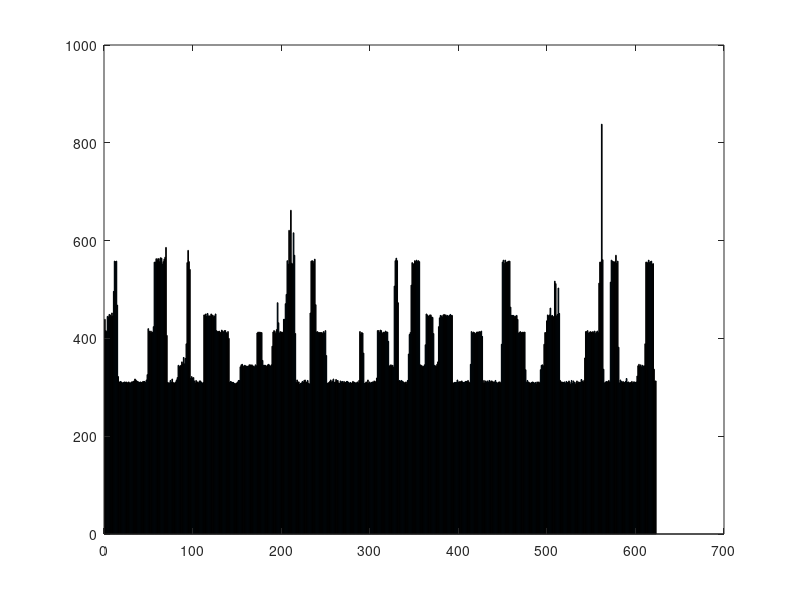

Reproduce this figure in MATLAB. (Note: this script raises an error after producing the figure.)
%%
% Diktya 1 Doinakis Michalis 9292
% e-mail: doinakis@ece.auth.gr
%%
clc
clear
close all
%%
% Request Codes
echo = "E4360.";
ack = "Q7000,";
nack = "R7611.";
%%
% Produces graph G1 with the response times in milliseconds for a 4 minute
% experiment
%%
echoExperiment = importdata("echoExperiment.csv");
G1 = figure;
bar(echoExperiment);
g1Title = "G1: Echo Request Code: " + echo + newline + "Echo Packet experiment started: 2021-03-26 at 20:47:50 EET" + ...
    newline + "Echo Packet experiment ended: 2021-03-26 at 20:51:50 EET.";
title(g1Title);
ylabel("Response time (in milliseconds)");
xlabel("Packet");
saveas(G1,"G1.jpg");
%%
% Produces graph G2 with the response times in milliseconds for a 4 minute
% experiment (Automatic Repeat Request)
arqResponseTimes = importdata("arqResponseTimes.csv");
G2 = figure;
bar(arqResponseTimes);
g2Title = "G2: ACK Request Code: " + ack + "NACK Request Code: " + nack + newline + ...
    "Echo Packet experiment started: 2021-03-26 at 20:47:50 EET" + newline + ...
    "Echo Packet experiment ended: 2021-03-26 at 20:51:50 EET.";
title(g2Title);
ylabel("Response time (in milliseconds)");
xlabel("Packet");
saveas(G2,"G2.jpg");
%%
% Finds the estimation of the distribution for the repeations
ArqNumberOfNack = importdata("ArqNumberOfNack.csv");
ArqNumberOfNack = ArqNumberOfNack(ArqNumberOfNack ~=0);
timesRequested = unique(ArqNumberOfNack);
pd = fitdist(ArqNumberOfNack','Exponential');
xgrid = linspace(0,5,100)';
pdfEst = pdf(pd,xgrid);
G3 = figure;
h = histogram(ArqNumberOfNack,'Normalization','pdf');
line(xgrid+1,pdfEst);
ylim([0 1]);
xticks(1:size(timesRequested,2));
g3Title = "Distribution estimation." + newline + "G3: ACK Request Code: " + ack + "NACK Request Code: " + nack + ...
    newline + "Starting Automatic Repeat experiment: 2021-03-26 at 20:52:27 EET" + newline + ...
    "Automatic Repeat Request experiment ended: 2021-03-26 at 20:56:27 EET";
title(g3Title);
xlabel("#Repeations");
ylabel("Relative frequency of repeations");
saveas(G3,"G3.jpg");
%%
% Calculation of Bit Error Rate
% P = (1-BER)^L <=> BER = 1 - P^(1/L)
%%
ArqNumberOfNack = importdata("ArqNumberOfNack.csv");
k = 0;
L = 16 * 8;
ArqNumberOfNack = ArqNumberOfNack(ArqNumberOfNack ~=0);
timesRequested = unique(ArqNumberOfNack);

% k = 1*times(1) + 2*times(2) + ... + n*times(n)
for i= 1:size(timesRequested,2)
    if timesRequested(i) == 0
        continue;
    end
    k = k + timesRequested(i) * sum(ArqNumberOfNack == timesRequested(i));
end

P = size(ArqNumberOfNack,2)/k;
BER = 1 - P^(1/L);
%%